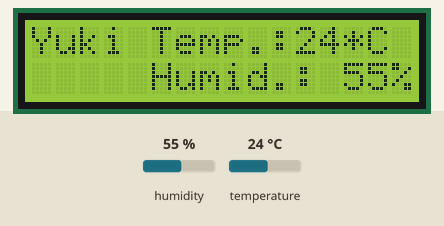
The sketch below on a simulated ESP32. Parts: 16×2 character LCD. The inputs (shaded band) are chosen by the test bench; at power-on: humidity 55 %, temperature 24 °C. What the sketch prints to the serial monitor is not drawn.

Above: at 1.2 s.
1.3 s: humidity set to 22 %
At 2.9 s:
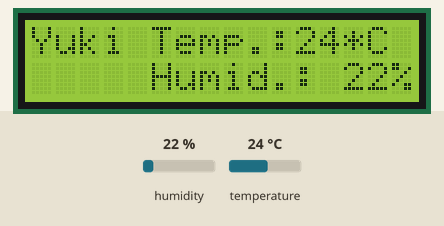
4.1 s: temperature set to 12 °C
At 5.5 s:
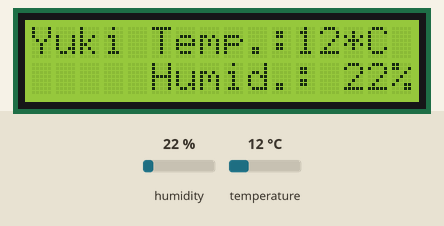
6.9 s: humidity set to 40 %
At 9.5 s:
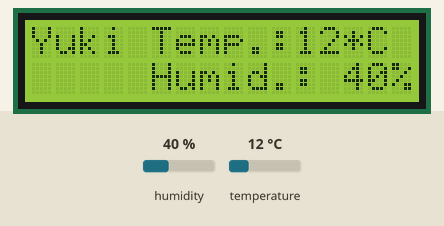
9.9 s: temperature set to 19 °C
At 12.0 s:
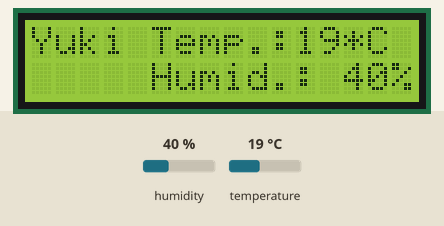
Timing chart, 0 to 13.5 s (numbered marks = the images above; inputs shaded):
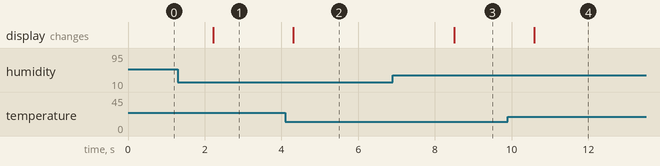

The sketch:

test_dht2lcd.ino
```cpp
/*
TEST DHT11 & LCD1602
 */
//#include <Wire.h>
#include <LiquidCrystal_I2C.h>
#include "DHT.h"

//here we use 14 of ESP32 to read data
#define DHTPIN 14

//our sensor is DHT11 type
#define DHTTYPE DHT11

//create an instance of DHT sensor
DHT dht(DHTPIN, DHTTYPE);


LiquidCrystal_I2C lcd(0x27,16,2);  // set the LCD address to 0x27 for a 16 chars and 2 line display

void setup()
{
  // initialize the lcd
  lcd.init();
  lcd.backlight();
  //Serial.begin(9600);
  Serial.begin(115200);
  Serial.println("Start!");
  //call begin to start sensor
  dht.begin();
  //
}

void loop()
{
  /*
   * DHT11 read temp. & humid.
  */
  //use the functions which are supplied by library.
  int h = dht.readHumidity();
  // Read temperature as Celsius (the default)
  int t = dht.readTemperature();
  // Check if any reads failed and exit early (to try again).
  if (isnan(h) || isnan(t)) {
    Serial.println("Failed to read from DHT sensor!");
  }
  // print the result to Terminal
  Serial.print("Humidity: ");
  Serial.print(h);
  Serial.print(" %\t");
  Serial.print("Temperature: ");
  Serial.print(t);
  Serial.println(" *C");

  // clear the screen
  lcd.clear();
  // display each character to the LCD
  lcd.print("Yuki Temp.:");
  lcd.print(t);
  lcd.println("*C");
  lcd.setCursor(0, 1);
  lcd.print("     Humid.: ");
  lcd.print(h);
  lcd.println("%");
  // 2sec delay
  delay(1000);
}
```

Measured:
- after the input at 1.3 s, the display: changes after 0.92 s (image 1)
- after the input at 4.1 s, the display: changes after 0.21 s (image 2)
- after the input at 6.9 s, the display: changes after 1.6 s (image 3)
- after the input at 9.9 s, the display: changes after 0.69 s (image 4)
